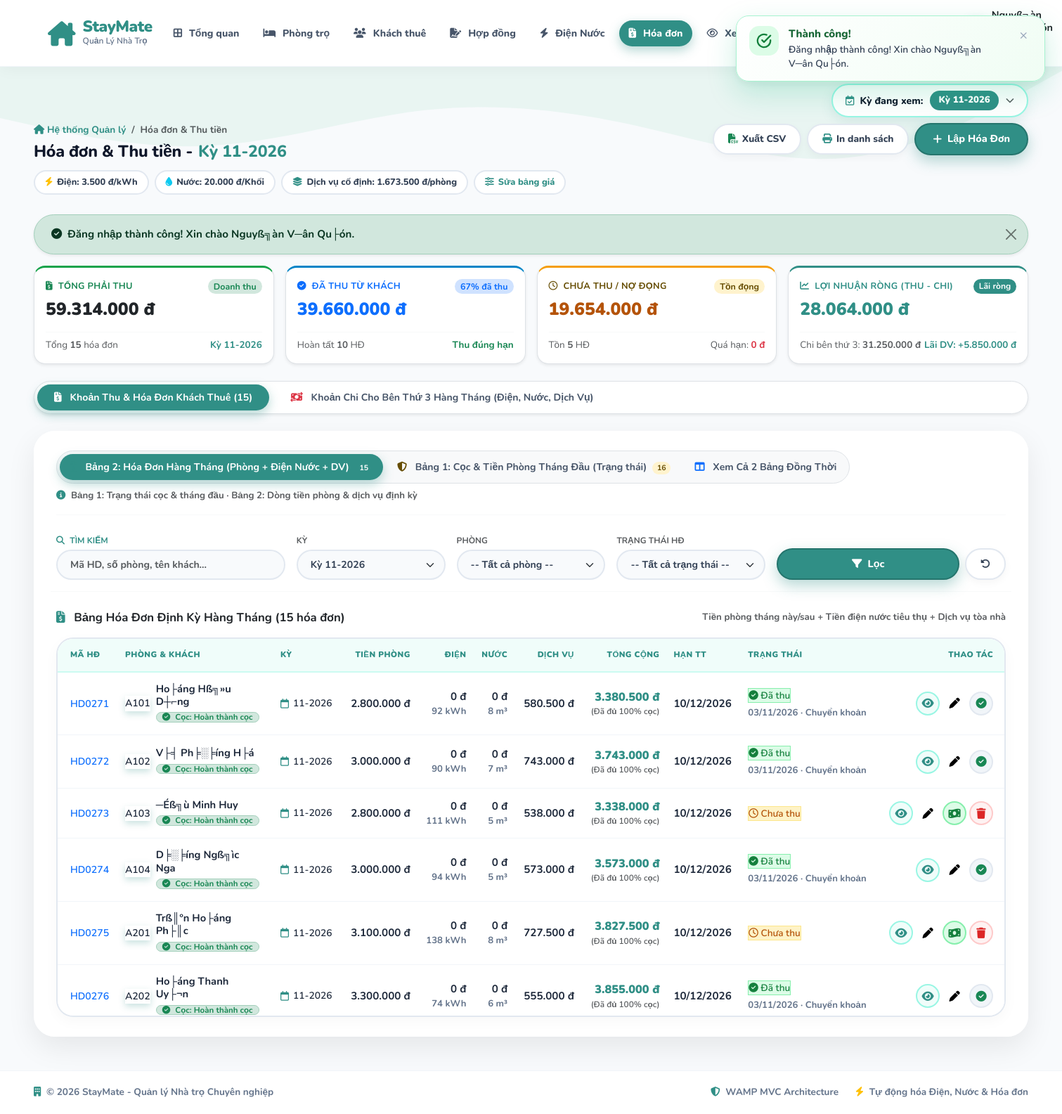
/index.php?route=invoices (signed in), run on the app's committed database.
### tables this page shows
CREATE TABLE `invoices` (
  `id` int NOT NULL AUTO_INCREMENT,
  `room_id` int NOT NULL,
  `contract_id` int NOT NULL,
  `month_year` varchar(7) NOT NULL,
  `room_price` decimal(10,2) DEFAULT '0.00',
  `electric_amount` decimal(10,2) DEFAULT '0.00',
  `water_amount` decimal(10,2) DEFAULT '0.00',
  `service_fee` decimal(10,2) DEFAULT '0.00',
  `total_amount` decimal(10,2) NOT NULL,
  `status` enum('unpaid','paid') DEFAULT 'unpaid',
  `paid_at` datetime DEFAULT NULL,
  `payment_method` varchar(20) DEFAULT NULL,
  `payment_note` varchar(255) DEFAULT NULL,
  `created_at` timestamp NULL DEFAULT CURRENT_TIMESTAMP,
  PRIMARY KEY (`id`),
  UNIQUE KEY `unique_invoice_month` (`room_id`,`month_year`),
  KEY `contract_id` (`contract_id`),
  CONSTRAINT `invoices_ibfk_1` FOREIGN KEY (`room_id`) REFERENCES `rooms` (`id`),
  CONSTRAINT `invoices_ibfk_2` FOREIGN KEY (`contract_id`) REFERENCES `contracts` (`id`)
);

CREATE TABLE `rooms` (
  `id` int NOT NULL AUTO_INCREMENT,
  `building_id` int DEFAULT NULL,
  `room_number` varchar(20) NOT NULL,
  `price` decimal(10,2) NOT NULL,
  `status` enum('available','rented','maintenance') DEFAULT 'available',
  `description` text,
  `created_at` timestamp NULL DEFAULT CURRENT_TIMESTAMP,
  PRIMARY KEY (`id`),
  UNIQUE KEY `room_number` (`room_number`)
);

CREATE TABLE `users` (
  `id` int NOT NULL AUTO_INCREMENT,
  `username` varchar(50) NOT NULL,
  `password` varchar(255) NOT NULL,
  `full_name` varchar(100) NOT NULL,
  `phone` varchar(20) NOT NULL,
  `email` varchar(191) DEFAULT NULL,
  `role` enum('admin','landlord','tenant','manager') NOT NULL DEFAULT 'tenant',
  `preferred_room_id` int DEFAULT NULL,
  `created_at` timestamp NULL DEFAULT CURRENT_TIMESTAMP,
  `cccd` varchar(20) DEFAULT NULL,
  `birthday` date DEFAULT NULL,
  `gender` varchar(10) DEFAULT 'Nß╗»',
  `occupation` varchar(100) DEFAULT NULL,
  `hometown` varchar(100) DEFAULT NULL,
  `emergency_contact` varchar(20) DEFAULT NULL,
  `status` varchar(20) DEFAULT 'active',
  `roommate_name` varchar(100) DEFAULT NULL,
  `roommate_phone` varchar(20) DEFAULT NULL,
  PRIMARY KEY (`id`),
  UNIQUE KEY `username` (`username`),
  UNIQUE KEY `email` (`email`)
);

CREATE TABLE `utilities_readings` (
  `id` int NOT NULL AUTO_INCREMENT,
  `room_id` int NOT NULL,
  `month_year` varchar(7) NOT NULL,
  `electric_old` int NOT NULL,
  `electric_new` int NOT NULL,
  `water_old` int NOT NULL,
  `water_new` int NOT NULL,
  `created_at` timestamp NULL DEFAULT CURRENT_TIMESTAMP,
  PRIMARY KEY (`id`),
  UNIQUE KEY `unique_room_month` (`room_id`,`month_year`),
  CONSTRAINT `utilities_readings_ibfk_1` FOREIGN KEY (`room_id`) REFERENCES `rooms` (`id`)
);

### app/views/invoices/table_monthly_invoices.php (shortened to what the rows shown need)
<div class="table-monthly-wrapper">
    <div class="table-rounded-wrap table-responsive">
        <table class="table table-staymate align-middle mb-0">
            <thead>
                <tr>
                    <th>MÃ HĐ</th>
                    <th>PHÒNG &amp; KHÁCH</th>
                    <th>KỲ</th>
                    <th class="text-end">TIỀN PHÒNG</th>
                    <th class="text-end">ĐIỆN</th>
                    <th class="text-end">NƯỚC</th>
                    <th class="text-end">DỊCH VỤ</th>
                    <th class="text-end">TỔNG CỘNG</th>
                    <th>HẠN TT</th>
                    <th>TRẠNG THÁI</th>
                    <th class="text-end no-print">THAO TÁC</th>
                </tr>
            </thead>
            <tbody>
            <?php if (!empty($invoices)): foreach ($invoices as $inv):
                $b = $inv['breakdown'];
                $eUsed = max(0, (int)($inv['electric_new'] ?? 0) - (int)($inv['electric_old'] ?? 0));
                $wUsed = max(0, (int)($inv['water_new'] ?? 0) - (int)($inv['water_old'] ?? 0));
            ?>
                <tr>
                    <td><a class="code-pill" href="index.php?route=invoices/detail&id=<?= (int)$inv['id'] ?>"><?= h($inv['code']) ?></a></td>
                    <td>
                        <div class="d-flex align-items-center gap-2">
                            <span class="badge-room-pill"><?= h($inv['room_number']) ?></span>
                            <div>
                                <div class="fw-bold tenant-name" style="font-size:0.92rem"><?= h($inv['tenant_name'] ?? 'Khách thuê') ?></div>
                                <div class="small mt-1">
                                    <span class="badge rounded-pill <?= $inv['deposit_badge_class'] ?> fw-bold px-2 py-0" style="font-size:0.72rem;">
                                        <i class="<?= $inv['deposit_icon'] ?> me-1"></i> Cọc: <?= h($inv['deposit_label']) ?>
                                    </span>
                                </div>
                            </div>
                        </div>
                    </td>
                    <td><span class="badge-period-pill"><i class="fa-regular fa-calendar text-teal-main"></i><?= h($inv['month_year']) ?></span></td>
                    <td class="text-end fw-bold"><?= money($b['room']) ?></td>
                    <td class="text-end fw-bold"><?= money($b['elec']) ?><div class="sub-note"><?= $eUsed ?> kWh</div></td>
                    <td class="text-end fw-bold"><?= money($b['water']) ?><div class="sub-note"><?= $wUsed ?> m³</div></td>
                    <td class="text-end fw-bold"><?= money($b['other']) ?></td>
                    <td class="text-end">
                        <div style="font-weight:900;color:var(--teal-main);font-size:1.02rem;"><?= money($inv['total_amount']) ?></div>
                        <?php if (!empty($inv['deposit_remaining_due']) && $inv['deposit_remaining_due'] > 0): ?>
                            <div class="small fw-bold text-warning-emphasis" style="font-size:0.75rem;" title="Bao gồm số tiền cọc 50% còn thiếu">+<?= money($inv['deposit_remaining_due']) ?> cọc 50%</div>
                        <?php elseif ($inv['deposit_key'] === 'refunded'): ?>
                            <div class="small fw-bold text-secondary" style="font-size:0.74rem;">(Đã hoàn cọc)</div>
                        <?php elseif ($inv['deposit_key'] === 'forfeited'): ?>
                            <div class="small fw-bold text-danger" style="font-size:0.74rem;">(Mất cọc - Không hoàn cọc)</div>
                        <?php else: ?>
                            <div class="small fw-semibold text-muted" style="font-size:0.74rem;">(Đã đủ 100% cọc)</div>
                        <?php endif; ?>
                    </td>
                    <td><span class="<?= $inv['is_overdue'] ? 'text-danger' : '' ?> fw-bold"><?= date('d/m/Y', strtotime($inv['due_date'])) ?></span></td>
                    <td>
                        <?php if ($inv['status'] === 'paid'): ?>
                            <span class="st-pill st-paid"><i class="fa-solid fa-circle-check"></i> Đã thu</span>
                            <div class="sub-note mt-1"><?= $inv['paid_at'] ? date('d/m/Y', strtotime($inv['paid_at'])) : '' ?> · <?= h($methods[$inv['payment_method'] ?? ''] ?? '') ?></div>
                        <?php elseif ($inv['is_overdue']): ?>
                            <span class="st-pill st-overdue"><i class="fa-solid fa-triangle-exclamation"></i> Quá hạn</span>
                        <?php else: ?>
                            <span class="st-pill st-unpaid"><i class="fa-regular fa-clock"></i> Chưa thu</span>
                        <?php endif; ?>
                    </td>
                    <td class="text-end no-print">
                        <div class="d-inline-flex align-items-center gap-1">
                            <a class="btn-icon-circle btn-icon-view" title="Xem chi tiết & In hóa đơn" href="index.php?route=invoices/detail&id=<?= (int)$inv['id'] ?>"><i class="fa-solid fa-eye"></i></a>
                            <button type="button" class="btn-icon-circle btn-icon-edit" title="Chỉnh sửa thông tin hóa đơn"
                                    onclick="openEditInvoiceModal(<?= (int)$inv['id'] ?>, <?= h(json_encode($inv['code'])) ?>, <?= h(json_encode($inv['room_number'])) ?>, <?= h(json_encode($inv['tenant_name'] ?? '')) ?>, '<?= $inv['due_date'] ?>', '<?= $inv['status'] ?>', <?= h(json_encode($inv['payment_note'] ?? '')) ?>, '<?= h($inv['payment_method'] ?? '') ?>')">
                                <i class="fa-solid fa-pen"></i>
                            </button>
                            <?php if ($inv['status'] === 'unpaid'): ?>
                                <button type="button" class="btn-icon-circle btn-icon-pay" title="Xác nhận thu tiền"
                                    onclick="openPayModal(<?= (int)$inv['id'] ?>, <?= h(json_encode($inv['code'])) ?>, <?= h(json_encode($inv['room_number'])) ?>, <?= h(json_encode($inv['tenant_name'] ?? '')) ?>, <?= (float)$inv['total_amount'] ?>)"><i class="fa-solid fa-money-bill-wave"></i></button>
                                <form method="POST" action="index.php?route=invoices/delete" class="d-inline" onsubmit="return confirm('Xóa hóa đơn <?= h($inv['code']) ?>? Có thể lập lại từ bản ghi điện nước.');">
                                    <button type="submit" class="btn-icon-circle btn-icon-del" title="Xóa hóa đơn"><i class="fa-solid fa-trash"></i></button>
                                </form>
                            <?php else: ?>
                                <span class="btn-icon-circle btn-icon-lock" title="Đã thu tiền"><i class="fa-solid fa-circle-check text-success"></i></span>
                            <?php endif; ?>
                        </div>
                    </td>
                </tr>
            <?php endforeach; endif; ?>
            </tbody>
        </table>
    </div>
</div>

### data on the page
invoices: code "HD0271", room.room_number "A101", users.full_name "Ho├áng Hß╗»u D┼⌐ng", deposit_label "Hoàn thành cọc", month_year "11-2026", room "2.800.000 đ", elec "0 đ", water "0 đ", other "580.500 đ", total_amount "3.380.500 đ", due_date "10/12/2026", paid_at "03/11/2026", payment_method "Chuyển khoản", status "paid" (drawn)
invoices: code "HD0272", room.room_number "A102", users.full_name "V├╡ Ph╞░╞íng H├á", deposit_label "Hoàn thành cọc", month_year "11-2026", room "3.000.000 đ", elec "0 đ", water "0 đ", other "743.000 đ", total_amount "3.743.000 đ", due_date "10/12/2026", paid_at "03/11/2026", payment_method "Chuyển khoản", status "paid" (drawn)
invoices: code "HD0273", room.room_number "A103", users.full_name "─Éß╗ù Minh Huy", deposit_label "Hoàn thành cọc", month_year "11-2026", room "2.800.000 đ", elec "0 đ", water "0 đ", other "538.000 đ", total_amount "3.338.000 đ", due_date "10/12/2026", status "unpaid" (drawn)
invoices: code "HD0274", room.room_number "A104", users.full_name "D╞░╞íng Ngß╗ìc Nga", deposit_label "Hoàn thành cọc", month_year "11-2026", room "3.000.000 đ", elec "0 đ", water "0 đ", other "573.000 đ", total_amount "3.573.000 đ", due_date "10/12/2026", paid_at "03/11/2026", payment_method "Chuyển khoản", status "paid" (drawn)
invoices: code "HD0275", room.room_number "A201", users.full_name "Trß║ºn Ho├áng Ph├║c", deposit_label "Hoàn thành cọc", month_year "11-2026", room "3.100.000 đ", elec "0 đ", water "0 đ", other "727.500 đ", total_amount "3.827.500 đ", due_date "10/12/2026", status "unpaid" (drawn)
invoices: code "HD0276", room.room_number "A202", users.full_name "Ho├áng Thanh Uy├¬n", deposit_label "Hoàn thành cọc", month_year "11-2026", room "3.300.000 đ", elec "0 đ", water "0 đ", other "555.000 đ", total_amount "3.855.000 đ", due_date "10/12/2026", paid_at "03/11/2026", payment_method "Chuyển khoản", status "paid" (drawn)

### other printed values
$_SESSION['full_name'] "Nguyß╗àn V─ân Qu├ón"
$filters['period'] "11-2026"
$periodLabel "Kỳ 11-2026"
money($rates['elec']) "3.500 đ"
money($rates['water']) "20.000 đ"
money($rates['others_total']) "1.673.500 đ"
$flash_success "Đăng nhập thành công! Xin chào Nguyß╗àn V─ân Qu├ón."
money($stats['total']) "59.314.000 đ"
$stats['count'] "15"
$stats['rate'] "67"
money($stats['paid']) "39.660.000 đ"
$stats['paid_count'] "10"
money($stats['unpaid']) "19.654.000 đ"
$stats['unpaid_count'] "5"
money($stats['overdue']) "0 đ"
